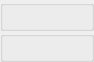
<?xml version="1.0" encoding="UTF-8"?>
<ui version="4.0">
 <class>SuperWindowui</class>
 <widget class="QWidget" name="SuperWindowui">
  <property name="windowModality">
   <enum>Qt::NonModal</enum>
  </property>
  <property name="enabled">
   <bool>true</bool>
  </property>
  <property name="geometry">
   <rect>
    <x>0</x>
    <y>0</y>
    <width>94</width>
    <height>32</height>
   </rect>
  </property>
  <property name="sizePolicy">
   <sizepolicy hsizetype="Preferred" vsizetype="Preferred">
    <horstretch>0</horstretch>
    <verstretch>0</verstretch>
   </sizepolicy>
  </property>
  <property name="minimumSize">
   <size>
    <width>0</width>
    <height>0</height>
   </size>
  </property>
  <property name="font">
   <font/>
  </property>
  <property name="mouseTracking">
   <bool>false</bool>
  </property>
  <property name="windowTitle">
   <string>SuperTools</string>
  </property>
  <property name="toolTip">
   <string/>
  </property>
  <property name="layoutDirection">
   <enum>Qt::LeftToRight</enum>
  </property>
  <property name="styleSheet">
   <string notr="true"/>
  </property>
  <layout class="QVBoxLayout" name="verticalLayout" stretch="1,99">
   <property name="spacing">
    <number>0</number>
   </property>
   <property name="leftMargin">
    <number>0</number>
   </property>
   <property name="topMargin">
    <number>0</number>
   </property>
   <property name="rightMargin">
    <number>0</number>
   </property>
   <property name="bottomMargin">
    <number>0</number>
   </property>
   <item>
    <widget class="QGroupBox" name="TitleBox">
     <property name="title">
      <string/>
     </property>
     <layout class="QHBoxLayout" name="horizontalLayout_4">
      <property name="spacing">
       <number>0</number>
      </property>
      <property name="leftMargin">
       <number>0</number>
      </property>
      <property name="topMargin">
       <number>0</number>
      </property>
      <property name="rightMargin">
       <number>0</number>
      </property>
      <property name="bottomMargin">
       <number>0</number>
      </property>
      <item>
       <layout class="QHBoxLayout" name="Titlelayout">
        <property name="spacing">
         <number>5</number>
        </property>
       </layout>
      </item>
     </layout>
    </widget>
   </item>
   <item>
    <widget class="QGroupBox" name="PluginBox">
     <property name="mouseTracking">
      <bool>false</bool>
     </property>
     <property name="styleSheet">
      <string notr="true"/>
     </property>
     <property name="title">
      <string/>
     </property>
     <layout class="QVBoxLayout" name="verticalLayout_2" stretch="99">
      <property name="spacing">
       <number>5</number>
      </property>
      <property name="leftMargin">
       <number>1</number>
      </property>
      <property name="topMargin">
       <number>1</number>
      </property>
      <property name="rightMargin">
       <number>1</number>
      </property>
      <property name="bottomMargin">
       <number>1</number>
      </property>
      <item>
       <layout class="QHBoxLayout" name="Pluginlayout">
        <property name="spacing">
         <number>0</number>
        </property>
        <property name="leftMargin">
         <number>0</number>
        </property>
        <property name="topMargin">
         <number>0</number>
        </property>
        <property name="rightMargin">
         <number>0</number>
        </property>
        <property name="bottomMargin">
         <number>0</number>
        </property>
       </layout>
      </item>
     </layout>
    </widget>
   </item>
  </layout>
 </widget>
 <resources/>
 <connections/>
</ui>
